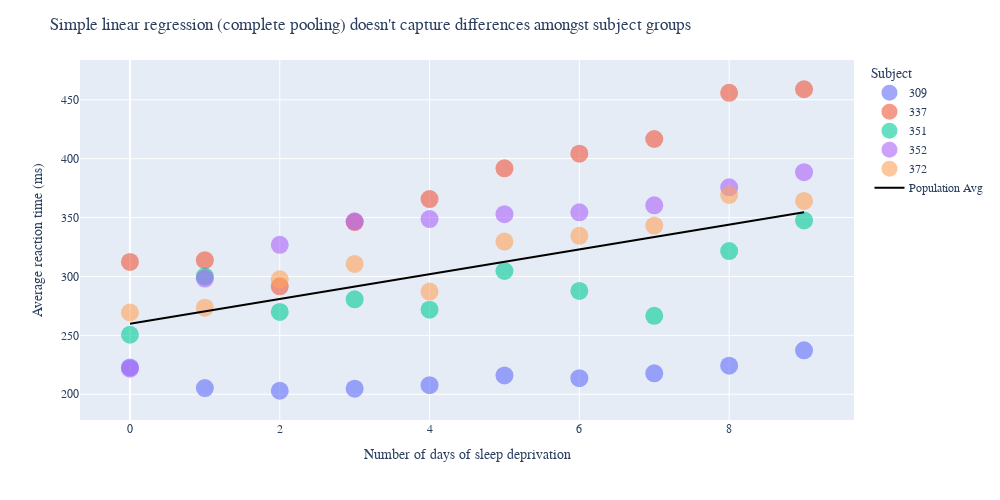

Source (notebook cell):
### Code cell
# plot with plotly
fig = px.scatter(sleepstudy, x='Days', y='Reaction', color='Subject')

fig.update_traces(marker=dict(size=18, opacity=0.6),
                  selector=dict(mode='markers'))

fig.add_trace(go.Scatter(x=[X.min(), X.max()], y=np.hstack([y0, y1]), mode='lines', 
                         name="Population Avg", 
                         marker=dict(color='black')))

fig.update_layout(autosize=False,
                  width=1000,
                  height=500,
                 title="Simple linear regression (complete pooling) doesn't capture differences amongst subject groups",
                    xaxis_title="Number of days of sleep deprivation",
                 yaxis_title="Average reaction time (ms)",
                  font=dict(
                      family="Helvetica Neue"))
fig.show()

### Figure 1 — Plotly figure (JSON) as saved in the notebook; plotly's stock layout.template omitted (floating-point values rounded to 4 significant figures)
{"data": [{"hovertemplate": "Subject=309<br>Days=%{x}<br>Reaction=%{y}<extra></extra>", "legendgroup": "309", "marker": {"color": "#636efa", "opacity": 0.6, "size": 18, "symbol": "circle"}, "mode": "markers", "name": "309", "showlegend": true, "type": "scatter", "x": [0, 1, 2, 3, 4, 5, 6, 7, 8, 9], "xaxis": "x", "y": [222.7, 205.3, 203.0, 204.7, 207.7, 216.0, 213.6, 217.7, 224.3, 237.3], "yaxis": "y"}, {"hovertemplate": "Subject=337<br>Days=%{x}<br>Reaction=%{y}<extra></extra>", "legendgroup": "337", "marker": {"color": "#EF553B", "opacity": 0.6, "size": 18, "symbol": "circle"}, "mode": "markers", "name": "337", "showlegend": true, "type": "scatter", "x": [0, 1, 2, 3, 4, 5, 6, 7, 8, 9], "xaxis": "x", "y": [312.4, 313.8, 291.6, 346.1, 365.7, 391.8, 404.3, 416.7, 455.9, 458.9], "yaxis": "y"}, {"hovertemplate": "Subject=351<br>Days=%{x}<br>Reaction=%{y}<extra></extra>", "legendgroup": "351", "marker": {"color": "#00cc96", "opacity": 0.6, "size": 18, "symbol": "circle"}, "mode": "markers", "name": "351", "showlegend": true, "type": "scatter", "x": [0, 1, 2, 3, 4, 5, 6, 7, 8, 9], "xaxis": "x", "y": [250.5, 300.1, 269.9, 280.6, 271.8, 304.6, 287.7, 266.6, 321.5, 347.6], "yaxis": "y"}, {"hovertemplate": "Subject=352<br>Days=%{x}<br>Reaction=%{y}<extra></extra>", "legendgroup": "352", "marker": {"color": "#ab63fa", "opacity": 0.6, "size": 18, "symbol": "circle"}, "mode": "markers", "name": "352", "showlegend": true, "type": "scatter", "x": [0, 1, 2, 3, 4, 5, 6, 7, 8, 9], "xaxis": "x", "y": [221.7, 298.2, 326.9, 346.9, 348.7, 352.8, 354.4, 360.4, 375.6, 388.5], "yaxis": "y"}, {"hovertemplate": "Subject=372<br>Days=%{x}<br>Reaction=%{y}<extra></extra>", "legendgroup": "372", "marker": {"color": "#FFA15A", "opacity": 0.6, "size": 18, "symbol": "circle"}, "mode": "markers", "name": "372", "showlegend": true, "type": "scatter", "x": [0, 1, 2, 3, 4, 5, 6, 7, 8, 9], "xaxis": "x", "y": [269.4, 273.5, 297.6, 310.6, 287.2, 329.6, 334.5, 343.2, 369.1, 364.1], "yaxis": "y"}, {"marker": {"color": "black"}, "mode": "lines", "name": "Population Avg", "type": "scatter", "x": [0, 9], "y": [259.9, 354.6]}], "layout": {"autosize": false, "font": {"family": "Helvetica Neue"}, "height": 500, "legend": {"title": {"text": "Subject"}, "tracegroupgap": 0}, "margin": {"t": 60}, "title": {"text": "Simple linear regression (complete pooling) doesn't capture differences amongst subject groups"}, "width": 1000, "xaxis": {"anchor": "y", "autorange": true, "domain": [0, 1], "range": [-0.6687, 9.669], "title": {"text": "Number of days of sleep deprivation"}, "type": "linear"}, "yaxis": {"anchor": "x", "autorange": true, "domain": [0, 1], "range": [178.1, 483.7], "title": {"text": "Average reaction time (ms)"}, "type": "linear"}}}
